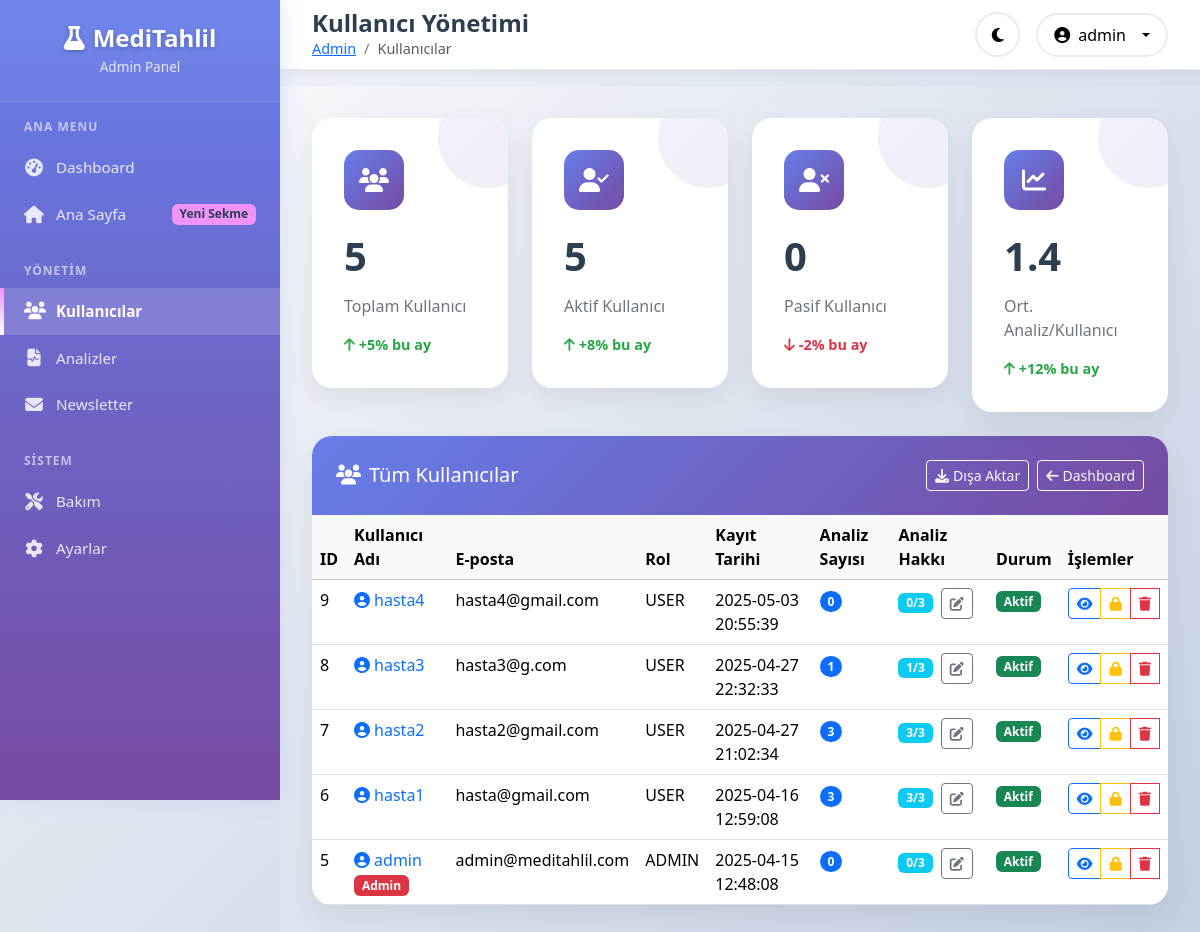
Page /admin/users (signed in) on the earlier database version.
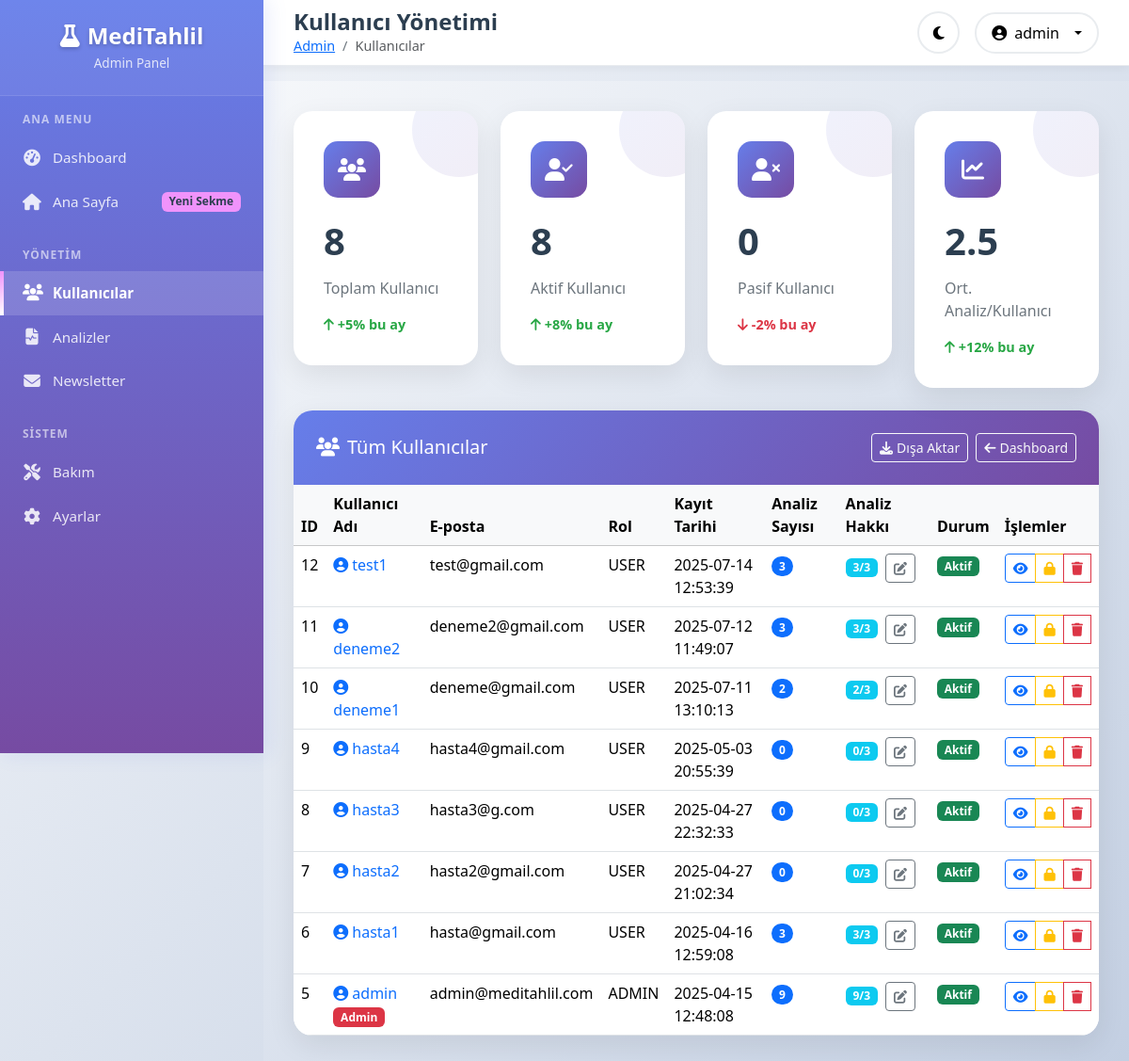
Same page on the later database version.
### tables this page shows
CREATE TABLE users (
        id INTEGER PRIMARY KEY AUTOINCREMENT,
        username TEXT UNIQUE NOT NULL,
        password TEXT NOT NULL,
        email TEXT UNIQUE NOT NULL,
        created_at TIMESTAMP DEFAULT CURRENT_TIMESTAMP
    , role TEXT DEFAULT 'user', is_active BOOLEAN DEFAULT 1, login_count INTEGER DEFAULT 0, subscription_plan TEXT DEFAULT 'free', stripe_customer_id TEXT, subscription_status TEXT DEFAULT 'active', subscription_end_date TIMESTAMP, lemonsqueezy_subscription_id TEXT);

### app.py (the view)
@app.route('/admin/users')
@admin_required
def admin_users():
    conn = sqlite3.connect(DB_PATH)
    conn.row_factory = sqlite3.Row
    c = conn.cursor()
    c.execute("""
        SELECT u.*, COUNT(a.id) as analysis_count,
               CASE
                   WHEN u.analysis_limit IS NULL THEN
                       CASE u.subscription_plan
                           WHEN 'free' THEN 3
                           WHEN 'basic' THEN 10
                           WHEN 'premium' THEN 999999
                           WHEN 'family' THEN 999999
                           ELSE 3
                       END
                   ELSE u.analysis_limit
               END as effective_limit
        FROM users u
        LEFT JOIN analyses a ON u.id = a.user_id
        GROUP BY u.id
        ORDER BY u.created_at DESC
    """)
    users = c.fetchall()
    conn.close()
    return render_template('admin/users.html', users=users)

### templates/admin/users.html (shortened to what this page needs)
{% extends "admin/layout.html" %}
{% block page_title %}Kullanıcı Yönetimi{% endblock %}
{% block breadcrumb %}
<nav aria-label="breadcrumb">
    <ol class="breadcrumb">
        <li class="breadcrumb-item"><a href="{{ url_for('admin_dashboard') }}">Admin</a></li>
        <li class="breadcrumb-item active">Kullanıcılar</li>
    </ol>
</nav>
{% endblock %}
{% block content %}
<div class="row g-4 mb-4">
    <div class="col-lg-3 col-md-6">
        <div class="stats-card animate-slide-up">
            <div class="stats-icon">
                <i class="fas fa-users"></i>
            </div>
            <div class="stats-value">{{ users|length }}</div>
            <div class="stats-label">Toplam Kullanıcı</div>
            <div class="stats-change positive">
                <i class="fas fa-arrow-up me-1"></i>+5% bu ay
            </div>
        </div>
    </div>
    <div class="col-lg-3 col-md-6">
        <div class="stats-card animate-slide-up" style="animation-delay: 0.1s;">
            <div class="stats-icon">
                <i class="fas fa-user-check"></i>
            </div>
            <div class="stats-value">{{ users|selectattr('is_active')|list|length }}</div>
            <div class="stats-label">Aktif Kullanıcı</div>
            <div class="stats-change positive">
                <i class="fas fa-arrow-up me-1"></i>+8% bu ay
            </div>
        </div>
    </div>
    <div class="col-lg-3 col-md-6">
        <div class="stats-card animate-slide-up" style="animation-delay: 0.2s;">
            <div class="stats-icon">
                <i class="fas fa-user-times"></i>
            </div>
            <div class="stats-value">{{ users|rejectattr('is_active')|list|length }}</div>
            <div class="stats-label">Pasif Kullanıcı</div>
            <div class="stats-change negative">
                <i class="fas fa-arrow-down me-1"></i>-2% bu ay
            </div>
        </div>
    </div>
    <div class="col-lg-3 col-md-6">
        <div class="stats-card animate-slide-up" style="animation-delay: 0.3s;">
            <div class="stats-icon">
                <i class="fas fa-chart-line"></i>
            </div>
            <div class="stats-value">{{ (users|sum(attribute='analysis_count') / users|length)|round(1) if users|length > 0 else 0 }}</div>
            <div class="stats-label">Ort. Analiz/Kullanıcı</div>
            <div class="stats-change positive">
                <i class="fas fa-arrow-up me-1"></i>+12% bu ay
            </div>
        </div>
    </div>
</div>
<div class="modern-card animate-slide-up">
    <div class="card-header">
        <div class="d-flex justify-content-between align-items-center">
            <h5 class="mb-0"><i class="fas fa-users me-2"></i>Tüm Kullanıcılar</h5>
            <div class="d-flex gap-2">
                <button class="btn btn-outline-light btn-sm" onclick="exportUsers()">
                    <i class="fas fa-download me-1"></i>Dışa Aktar
                </button>
                <a href="{{ url_for('admin_dashboard') }}" class="btn btn-outline-light btn-sm">
                    <i class="fas fa-arrow-left me-1"></i>Dashboard
                </a>
            </div>
        </div>
    </div>
        <div class="card-body p-0">
            {% if users %}
            <div class="table-responsive">
                <table class="table table-hover mb-0">
                    <thead class="table-light">
                        <tr>
                            <th>ID</th>
                            <th>Kullanıcı Adı</th>
                            <th>E-posta</th>
                            <th>Rol</th>
                            <th>Kayıt Tarihi</th>
                            <th>Analiz Sayısı</th>
                            <th>Analiz Hakkı</th>
                            <th>Durum</th>
                            <th>İşlemler</th>
                        </tr>
                    </thead>
                    <tbody>
                        {% for user in users %}
                        <tr>
                            <td>{{ user.id }}</td>
                            <td>
                                <a href="{{ url_for('admin_user_detail', user_id=user.id) }}" class="text-decoration-none">
                                    <i class="fas fa-user-circle text-primary me-1"></i>{{ user.username }}
                                </a>
                                {% if user.role == 'admin' %}
                                <span class="badge bg-danger">Admin</span>
                                {% endif %}
                            </td>
                            <td>{{ user.email }}</td>
                            <td>{{ user.role|upper }}</td>
                            <td>{{ user.created_at }}</td>
                            <td>
                                <span class="badge bg-primary rounded-pill">{{ user.analysis_count }}</span>
                            </td>
                            <td>
                                <div class="d-flex align-items-center">
                                    <span class="badge bg-info me-2">
                                        {{ user.analysis_count }}/{{ user.effective_limit if user.effective_limit != 999999 else '∞' }}
                                    </span>
                                    <button type="button" class="btn btn-sm btn-outline-secondary"
                                            data-bs-toggle="modal"
                                            data-bs-target="#limitModal{{ user.id }}"
                                            title="Analiz hakkını düzenle">
                                        <i class="fas fa-edit"></i>
                                    </button>
                                </div>
                            </td>
                            <td>
                                {% if user.is_active %}
                                <span class="badge bg-success">Aktif</span>
                                {% else %}
                                <span class="badge bg-danger">Pasif</span>
                                {% endif %}
                            </td>
                            <td>
                                <div class="btn-group btn-group-sm" role="group">
                                    <a href="{{ url_for('admin_user_detail', user_id=user.id) }}" class="btn btn-outline-primary" title="Görüntüle">
                                        <i class="fas fa-eye"></i>
                                    </a>
                                    {% if user.id != 1 %}
                                    <a href="{{ url_for('admin_toggle_user', user_id=user.id) }}" class="btn btn-outline-warning" title="{{ 'Pasif Yap' if user.is_active else 'Aktif Yap' }}">
                                        {% if user.is_active %}
                                        <i class="fas fa-lock"></i>
                                        {% else %}
                                        <i class="fas fa-lock-open"></i>
                                        {% endif %}
                                    </a>
                                    <button type="button" class="btn btn-outline-danger" title="Sil" data-bs-toggle="modal" data-bs-target="#deleteModal{{ user.id }}">
                                        <i class="fas fa-trash"></i>
                                    </button>
                                    {% endif %}
                                </div>
                            </td>
                        </tr>
                        {% endfor %}
                    </tbody>
                </table>
            </div>
            {% else %}
            <div class="text-center py-5">
                <i class="fas fa-users text-muted mb-3" style="font-size: 3rem;"></i>
                <h5>Henüz kullanıcı bulunmuyor.</h5>
            </div>
            {% endif %}
        </div>
    </div>
{% endblock %}

### templates/admin/layout.html (shortened to what this page needs)
<!DOCTYPE html>
<html lang="tr" data-bs-theme="light">
<head>
    <link href="https://cdn.jsdelivr.net/npm/bootstrap@5.3.2/dist/css/bootstrap.min.css" rel="stylesheet">
    <link rel="stylesheet" href="https://cdnjs.cloudflare.com/ajax/libs/font-awesome/6.5.0/css/all.min.css">
</head>
<body>
    <nav class="admin-sidebar" id="adminSidebar">
        <div class="sidebar-brand">
            <h3><i class="fas fa-flask me-2"></i>MediTahlil</h3>
            <div class="brand-subtitle">Admin Panel</div>
        </div>
        <div class="sidebar-nav">
            <div class="nav-section">
                <div class="nav-section-title">Ana Menu</div>
                <a href="{{ url_for('admin_dashboard') }}" class="nav-link {% if request.endpoint == 'admin_dashboard' %}active{% endif %}">
                    <i class="fas fa-tachometer-alt"></i>
                    <span class="nav-text">Dashboard</span>
                </a>
                <a href="{{ url_for('index') }}" class="nav-link" target="_blank">
                    <i class="fas fa-home"></i>
                    <span class="nav-text">Ana Sayfa</span>
                    <span class="badge">Yeni Sekme</span>
                </a>
            </div>
            <div class="nav-section">
                <div class="nav-section-title">Yönetim</div>
                <a href="{{ url_for('admin_users') }}" class="nav-link {% if request.endpoint in ['admin_users', 'admin_user_detail'] %}active{% endif %}">
                    <i class="fas fa-users"></i>
                    <span class="nav-text">Kullanıcılar</span>
                </a>
                <a href="{{ url_for('admin_analyses') }}" class="nav-link {% if request.endpoint in ['admin_analyses', 'admin_analysis_detail'] %}active{% endif %}">
                    <i class="fas fa-file-medical-alt"></i>
                    <span class="nav-text">Analizler</span>
                </a>
                <a href="{{ url_for('admin_newsletter') }}" class="nav-link {% if request.endpoint == 'admin_newsletter' %}active{% endif %}">
                    <i class="fas fa-envelope"></i>
                    <span class="nav-text">Newsletter</span>
                </a>
            </div>
            <div class="nav-section">
                <div class="nav-section-title">Sistem</div>
                <a href="#" class="nav-link" onclick="showMaintenanceModal()">
                    <i class="fas fa-tools"></i>
                    <span class="nav-text">Bakım</span>
                </a>
                <a href="#" class="nav-link" onclick="showSettingsModal()">
                    <i class="fas fa-cog"></i>
                    <span class="nav-text">Ayarlar</span>
                </a>
            </div>
        </div>
    </nav>
    <div class="admin-content">
        <header class="admin-topbar">
            <div class="topbar-left">
                <div>
                    <h1 class="page-title">{% block page_title %}Dashboard{% endblock %}</h1>
                    {% block breadcrumb %}{% endblock %}
                </div>
            </div>
            <div class="topbar-right">
                <button class="theme-toggle" onclick="toggleTheme()" title="Tema Değiştir">
                    <i class="fas fa-moon" id="themeIcon"></i>
                </button>
                <div class="dropdown user-dropdown">
                    <button class="dropdown-toggle" type="button" data-bs-toggle="dropdown">
                        <i class="fas fa-user-circle"></i>
                        <span>{{ session.username }}</span>
                    </button>
                </div>
            </div>
        </header>
        <main class="admin-main">
            {% block content %}{% endblock %}
        </main>
    </div>
</body>
</html>

Differences in the rows shown:
added users: id "12", username "test1", email "test@gmail.com", role "USER", created_at "2025-07-14 12:53:39", analysis_count "3", effective_limit "3", is_active "Aktif"
added users: id "11", username "deneme2", email "deneme2@gmail.com", role "USER", created_at "2025-07-12 11:49:07", analysis_count "3", effective_limit "3", is_active "Aktif"
added users: id "10", username "deneme1", email "deneme@gmail.com", role "USER", created_at "2025-07-11 13:10:13", analysis_count "2", effective_limit "3", is_active "Aktif"
computed for users "hasta3": analysis_count "1" → "0"
computed for users "hasta2": analysis_count "3" → "0"
changed users "admin": analysis_count "0" → "9"
Other differences:
{{ users|length }}: "5" → "8"
{{ users|selectattr('is_active')|list|length }}: "5" → "8"
text no longer shown: "1.4"
text now shown: "2.5"
